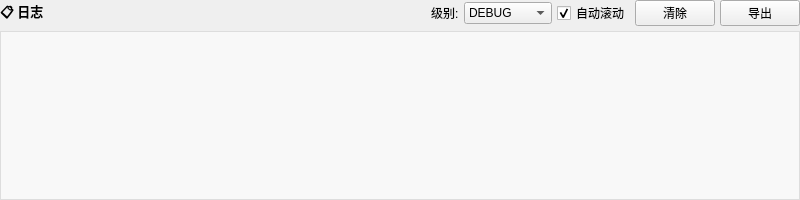
<?xml version="1.0" encoding="UTF-8"?>
<ui version="4.0">
 <class>LogWidget</class>
 <widget class="QWidget" name="LogWidget">
  <property name="geometry">
   <rect>
    <x>0</x>
    <y>0</y>
    <width>800</width>
    <height>200</height>
   </rect>
  </property>
  <layout class="QVBoxLayout" name="mainLayout">
   <property name="leftMargin">
    <number>0</number>
   </property>
   <property name="topMargin">
    <number>0</number>
   </property>
   <property name="rightMargin">
    <number>0</number>
   </property>
   <property name="bottomMargin">
    <number>0</number>
   </property>
   <property name="spacing">
    <number>5</number>
   </property>
   <item>
    <layout class="QHBoxLayout" name="toolbar">
     <item>
      <widget class="QLabel" name="titleLabel">
       <property name="font">
        <font>
         <pointsize>10</pointsize>
         <bold>true</bold>
        </font>
       </property>
       <property name="text">
        <string>📋 日志</string>
       </property>
      </widget>
     </item>
     <item>
      <spacer name="horizontalSpacer">
       <property name="orientation">
        <enum>Qt::Orientation::Horizontal</enum>
       </property>
       <property name="sizeHint" stdset="0">
        <size>
         <width>40</width>
         <height>20</height>
        </size>
       </property>
      </spacer>
     </item>
     <item>
      <widget class="QLabel" name="levelLabel">
       <property name="text">
        <string>级别:</string>
       </property>
      </widget>
     </item>
     <item>
      <widget class="QComboBox" name="levelCombo">
       <item>
        <property name="text">
         <string>DEBUG</string>
        </property>
       </item>
       <item>
        <property name="text">
         <string>INFO</string>
        </property>
       </item>
       <item>
        <property name="text">
         <string>WARNING</string>
        </property>
       </item>
       <item>
        <property name="text">
         <string>ERROR</string>
        </property>
       </item>
      </widget>
     </item>
     <item>
      <widget class="QCheckBox" name="autoScrollCheck">
       <property name="text">
        <string>自动滚动</string>
       </property>
       <property name="checked">
        <bool>true</bool>
       </property>
      </widget>
     </item>
     <item>
      <widget class="QPushButton" name="clearBtn">
       <property name="text">
        <string>清除</string>
       </property>
      </widget>
     </item>
     <item>
      <widget class="QPushButton" name="exportBtn">
       <property name="text">
        <string>导出</string>
       </property>
      </widget>
     </item>
    </layout>
   </item>
   <item>
    <widget class="QTextEdit" name="logText">
     <property name="font">
      <font>
       <family>Consolas</family>
       <pointsize>9</pointsize>
      </font>
     </property>
     <property name="readOnly">
      <bool>true</bool>
     </property>
     <property name="styleSheet">
      <string notr="true">QTextEdit {
    background-color: #f8f8f8;
    border: 1px solid #ddd;
}</string>
     </property>
    </widget>
   </item>
  </layout>
 </widget>
 <resources/>
 <connections/>
</ui>
